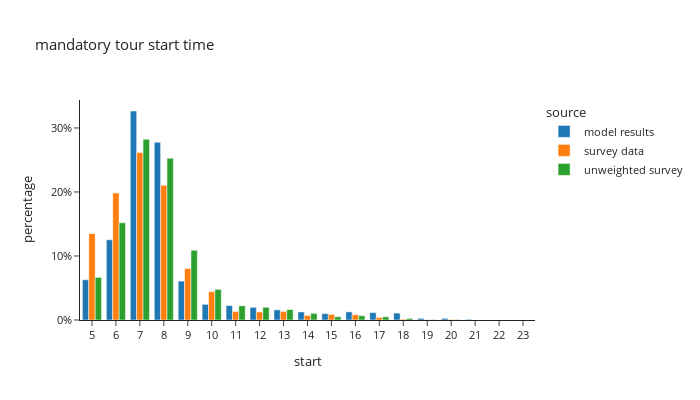

Source (notebook cell):
### Code cell
df_plot = m_tour_data.groupby(['source','start'])[['trip_weight_2017_2019']].sum().reset_index()
df_plot['percentage'] = df_plot.groupby(['source'], group_keys=False)['trip_weight_2017_2019']. \
    apply(lambda x: x / float(x.sum()))

fig = px.bar(df_plot, x="start", y="percentage", color="source",barmode="group", template="simple_white",
             # color_discrete_sequence=config['psrc_color'],
             title="mandatory tour start time")
fig.for_each_annotation(lambda a: a.update(text = a.text.split("=")[-1]))
fig.update_layout(height=400, width=700, font=dict(size=11), yaxis=dict(tickformat=".0%"), xaxis=dict(dtick="1"))
fig.show()

### Figure 1 — Plotly figure (JSON) as saved in the notebook; plotly's stock layout.template omitted (floating-point values rounded to 4 significant figures)
{"data": [{"alignmentgroup": "True", "hovertemplate": "source=model results<br>start=%{x}<br>percentage=%{y}<extra></extra>", "legendgroup": "model results", "marker": {"color": "#1F77B4", "pattern": {"shape": ""}}, "name": "model results", "offsetgroup": "model results", "orientation": "v", "showlegend": true, "textposition": "auto", "x": [5.0, 6.0, 7.0, 8.0, 9.0, 10.0, 11.0, 12.0, 13.0, 14.0, 15.0, 16.0, 17.0, 18.0, 19.0, 20.0, 21.0, 22.0, 23.0], "xaxis": "x", "y": [0.06286, 0.1254, 0.3265, 0.2777, 0.06082, 0.02447, 0.02259, 0.01981, 0.01595, 0.01263, 0.009947, 0.01268, 0.01161, 0.0108, 0.002539, 0.00252, 0.001043, 4.765e-05, 7.436e-05], "yaxis": "y", "type": "bar"}, {"alignmentgroup": "True", "hovertemplate": "source=survey data<br>start=%{x}<br>percentage=%{y}<extra></extra>", "legendgroup": "survey data", "marker": {"color": "#FF7F0E", "pattern": {"shape": ""}}, "name": "survey data", "offsetgroup": "survey data", "orientation": "v", "showlegend": true, "textposition": "auto", "x": [5.0, 6.0, 7.0, 8.0, 9.0, 10.0, 11.0, 12.0, 13.0, 14.0, 15.0, 16.0, 17.0, 18.0, 19.0, 20.0], "xaxis": "x", "y": [0.1349, 0.1985, 0.2618, 0.2106, 0.08032, 0.04438, 0.01331, 0.0126, 0.01343, 0.007086, 0.008617, 0.008301, 0.003963, 0.001244, 0.000243, 0.0007654], "yaxis": "y", "type": "bar"}, {"alignmentgroup": "True", "hovertemplate": "source=unweighted survey<br>start=%{x}<br>percentage=%{y}<extra></extra>", "legendgroup": "unweighted survey", "marker": {"color": "#2CA02C", "pattern": {"shape": ""}}, "name": "unweighted survey", "offsetgroup": "unweighted survey", "orientation": "v", "showlegend": true, "textposition": "auto", "x": [5.0, 6.0, 7.0, 8.0, 9.0, 10.0, 11.0, 12.0, 13.0, 14.0, 15.0, 16.0, 17.0, 18.0, 19.0, 20.0], "xaxis": "x", "y": [0.06649, 0.1519, 0.2825, 0.2528, 0.109, 0.04784, 0.02216, 0.01987, 0.01636, 0.01039, 0.005197, 0.006726, 0.005044, 0.002446, 0.0006114, 0.0006114], "yaxis": "y", "type": "bar"}], "layout": {"xaxis": {"anchor": "y", "domain": [0.0, 1.0], "title": {"text": "start"}, "dtick": "1"}, "yaxis": {"anchor": "x", "domain": [0.0, 1.0], "title": {"text": "percentage"}, "tickformat": ".0%"}, "legend": {"title": {"text": "source"}, "tracegroupgap": 0}, "title": {"text": "mandatory tour start time"}, "barmode": "group", "font": {"size": 11}, "height": 400, "width": 700}}
